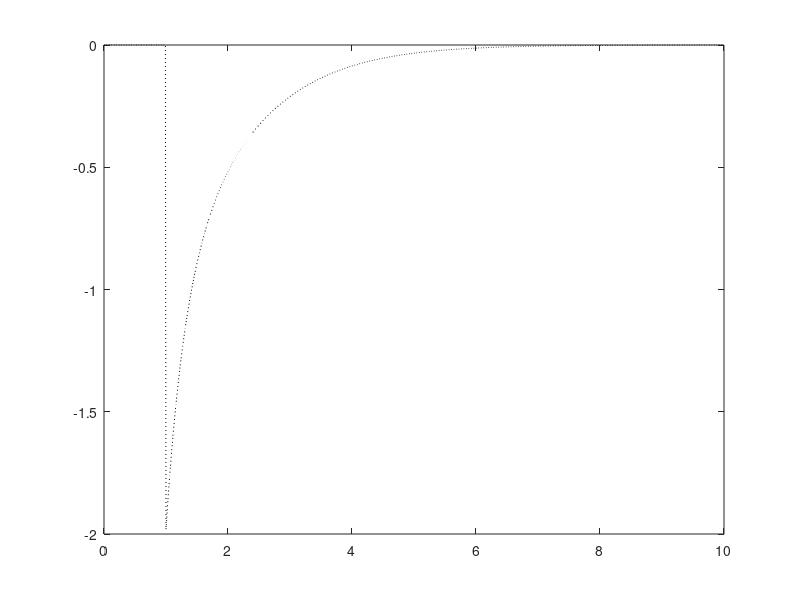

Write MATLAB code to recreate this figure.
%variable conductance

clear; close all; clf;

c_m=1; g_L=1; tau_syn=1; E_syn=10; delta_t=0.01; 
E_rest = -65;
g_syn(1)=0; I_syn(1)=0; v_m(1)=0; t(1)=0;

%% v_m : N by n_t matrix
t_step=0; v=E_rest;
for i=2:10/delta_t
    t(i)=t(i-1)+delta_t;
    if abs(t(i)-1)<0.001; g_syn(i-1)=1; end
        g_syn(i)= g_syn(i-1) - delta_t/tau_syn * g_syn(i-1);
        I_syn(i)= g_syn(i) * (v_m(i-1)-E_syn);
        v_m(i) = v_m(i-1) - delta_t/c_m *g_L* v_m(i-1) ...
        - delta_t/c_m * I_syn(i);
end

%% Plotting results
plot(t,v_m); plot(t,g_syn*5,'r--'); plot(t,I_syn/5,'k:') 